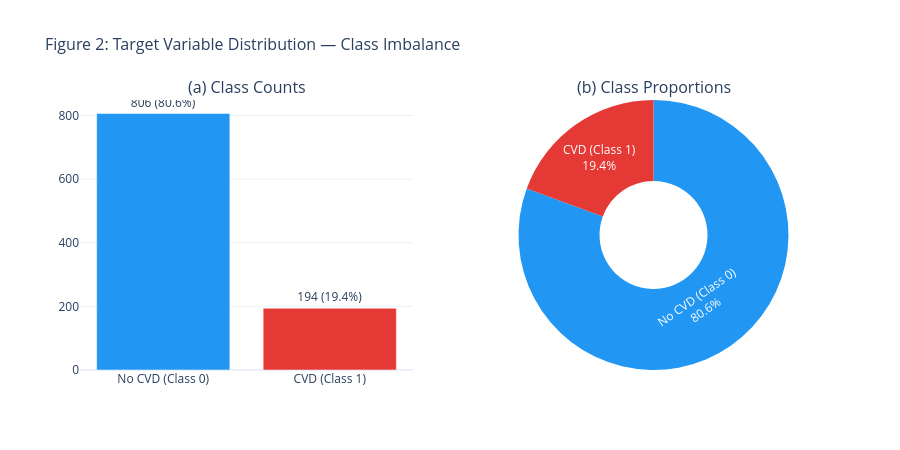

Here is the notebook cell this chart was saved with:
### Markdown cell above
### 2.4 Class Imbalance Analysis (Plotly)

### Code cell
# ═══════════════════════════════════════════════════════════════════════
# CLASS IMBALANCE — Plotly Interactive Visualization
# ═══════════════════════════════════════════════════════════════════════

target_counts = df_clean[TARGET_COL].value_counts().sort_index()
labels_map = {0: 'No CVD (Class 0)', 1: 'CVD (Class 1)'}

fig = make_subplots(rows=1, cols=2,
    specs=[[{"type": "bar"}, {"type": "pie"}]],
    subplot_titles=["(a) Class Counts", "(b) Class Proportions"])

# Bar chart
fig.add_trace(go.Bar(
    x=[labels_map[0], labels_map[1]],
    y=target_counts.values,
    marker_color=[COLOR_NEG, COLOR_POS],
    text=[f"{v} ({v/len(df_clean)*100:.1f}%)" for v in target_counts.values],
    textposition='outside',
), row=1, col=1)

# Pie chart
fig.add_trace(go.Pie(
    labels=[labels_map[0], labels_map[1]],
    values=target_counts.values,
    marker_colors=[COLOR_NEG, COLOR_POS],
    hole=0.4, textinfo='percent+label',
    textfont_size=12,
), row=1, col=2)

fig.update_layout(
    title_text="Figure 2: Target Variable Distribution — Class Imbalance",
    title_font_size=16, showlegend=False, height=450,
    template='plotly_white',
)
fig.show()

ratio = target_counts[0] / target_counts[1]
print(f"\nImbalance Ratio: {ratio:.2f}:1 (Majority:Minority)")
print(f"→ MODERATELY IMBALANCED — requires SMOTE + class weighting")

### Figure 1 — Plotly figure (JSON) as saved in the notebook; plotly's stock layout.template omitted (floating-point values rounded to 4 significant figures)
{"data": [{"marker": {"color": ["#2196F3", "#E53935"]}, "text": ["806 (80.6%)", "194 (19.4%)"], "textposition": "outside", "type": "bar", "x": ["No CVD (Class 0)", "CVD (Class 1)"], "xaxis": "x", "y": [806, 194], "yaxis": "y"}, {"domain": {"x": [0.55, 1], "y": [0, 1]}, "hole": 0.4, "labels": ["No CVD (Class 0)", "CVD (Class 1)"], "marker": {"colors": ["#2196F3", "#E53935"]}, "textfont": {"size": 12}, "textinfo": "percent+label", "type": "pie", "values": [806, 194]}], "layout": {"annotations": [{"font": {"size": 16}, "showarrow": false, "text": "(a) Class Counts", "x": 0.225, "xanchor": "center", "xref": "paper", "y": 1, "yanchor": "bottom", "yref": "paper"}, {"font": {"size": 16}, "showarrow": false, "text": "(b) Class Proportions", "x": 0.775, "xanchor": "center", "xref": "paper", "y": 1, "yanchor": "bottom", "yref": "paper"}], "height": 450, "showlegend": false, "title": {"font": {"size": 16}, "text": "Figure 2: Target Variable Distribution — Class Imbalance"}, "xaxis": {"anchor": "y", "domain": [0, 0.45]}, "yaxis": {"anchor": "x", "domain": [0, 1]}}}
